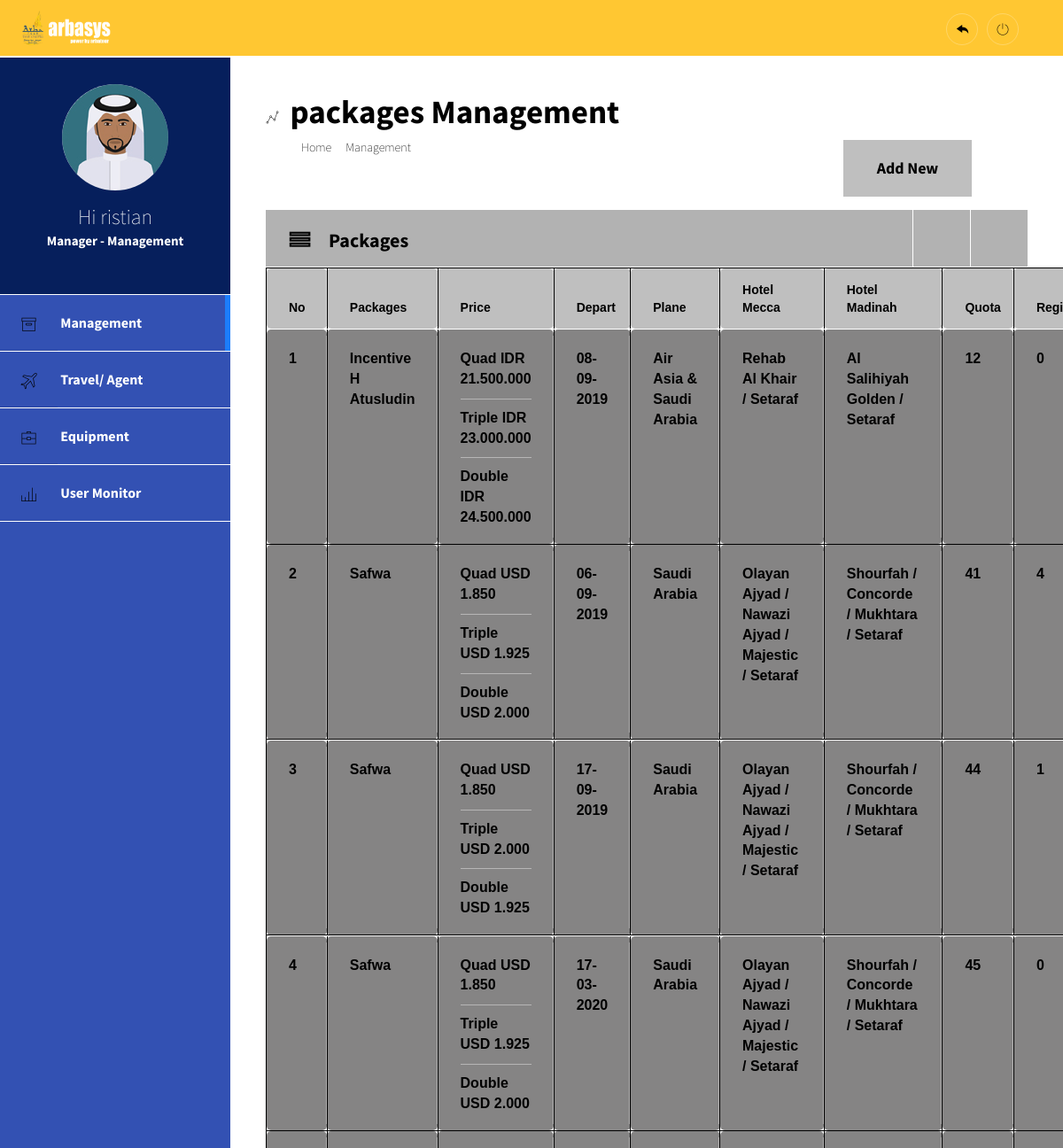
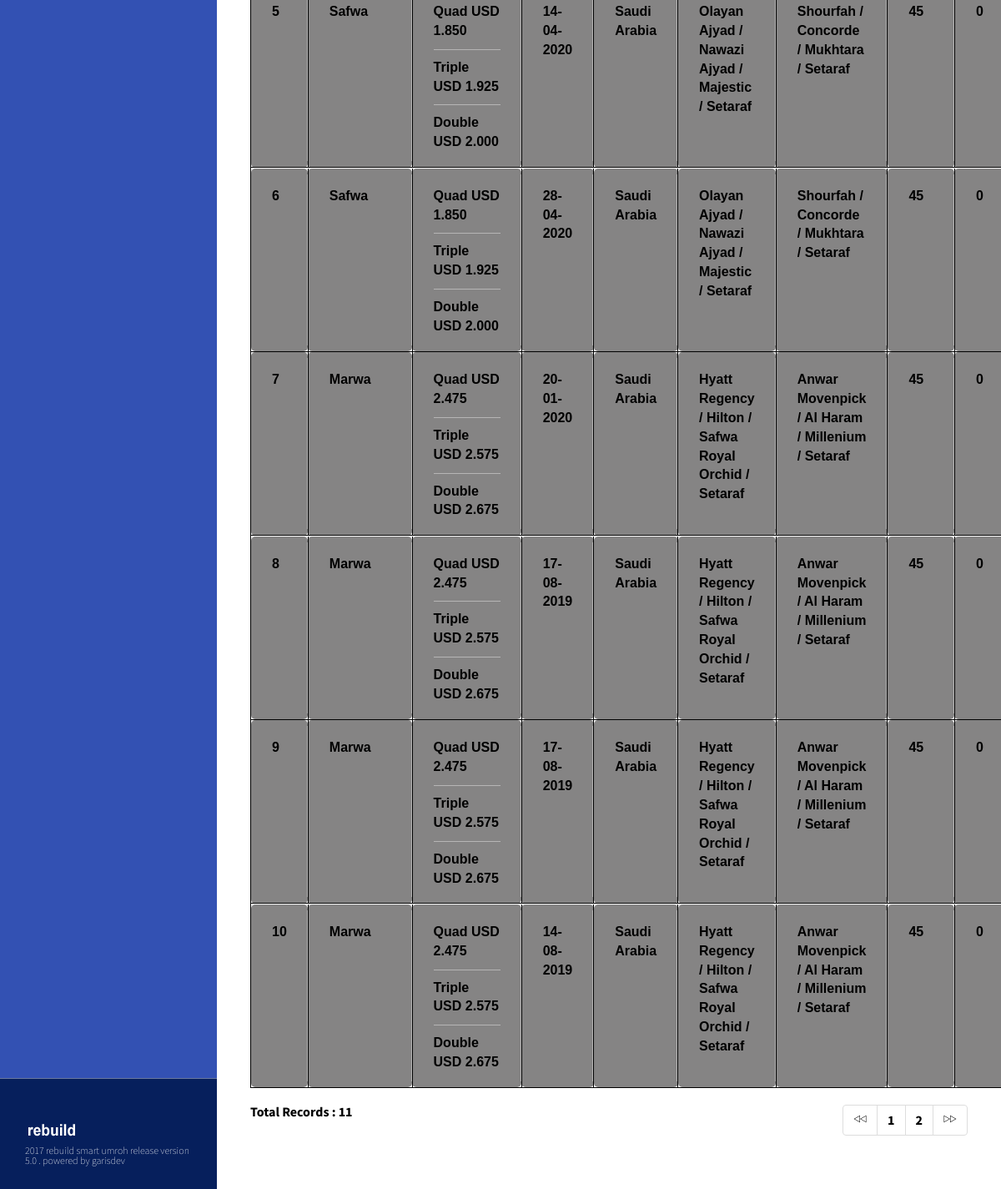
Page /modul/270/packages.php (signed in) on the committed database (2 pictures, top to bottom).
### tables this page shows
CREATE TABLE `paket_umroh` (
  `kd_umroh` int(10) NOT NULL,
  `nama_paket` varchar(100) NOT NULL,
  `desc_umroh` varchar(100) NOT NULL,
  `hari_umroh` int(10) NOT NULL,
  `depart_umroh` date NOT NULL,
  `arrival_umroh` date DEFAULT NULL,
  `hotel_umroh_mekkah` varchar(100) NOT NULL,
  `hotel_umroh_madinah` varchar(100) NOT NULL,
  `pesawat_umroh` varchar(100) NOT NULL,
  `currency` varchar(20) NOT NULL,
  `harga_umroh` varchar(100) DEFAULT NULL,
  `harga_triple` varchar(100) DEFAULT NULL,
  `harga_double` varchar(100) DEFAULT NULL,
  `harga_perlengkapan` varchar(100) NOT NULL,
  `kuota` int(10) NOT NULL,
  `itinenary` varchar(200) NOT NULL,
  `daftar` int(10) NOT NULL,
  `keterangan` text NOT NULL
);

### library/inc.library.php (called while the page is built, shortened)
<?php
function IndonesiaTgl($tanggal){
	$tgl=substr($tanggal,8,2);
	$bln=substr($tanggal,5,2);
	$thn=substr($tanggal,0,4);
	$tanggal="$tgl-$bln-$thn";
	return $tanggal;
}
function format_angka($angka) {
	$hasil =  number_format($angka,0, ",",".");
	return $hasil;
}
?>

### modul/270/packages.php (the view, shortened to what this page needs)
<!DOCTYPE html>
<?php
include_once "../library/inc.library.php";
require('../config/travel-config.php');
$row = 10;
$hal = isset($_GET['hal']) ? $_GET['hal'] : 0;
$pageSql = "SELECT * FROM paket_umroh";
$pageQry = mysql_query($pageSql, $Link) or die ("error paging: ".mysql_error());
$jml   = mysql_num_rows($pageQry);
$max   = ceil($jml/$row);
?>
<html>
<head>
    <link rel="stylesheet" type="text/css" href="../css/bootstrap.min.css">
    <link rel="stylesheet" type="text/css" href="../css/main.min.css">
    <link rel="stylesheet" type="text/css" href="../css/pe-icon-7-filled.css">
    <link rel="stylesheet" type="text/css" href="../css/pe-icon-7-stroke.css">
</head>
<body>
    <?php include "menu.php"; ?>
<section class="content">
      <header class = "main-header">
        <div class="main-header__nav">
              <h1 class="main-header__title">
                <i class="pe-7s-graph1"></i>
              <span>packages Management</span>
              </h1>
             <ul class="main-header__breadcrumb">
              <li><a href ="#" onclick="window.location='#';">Home</a></li>
                 <a href ="?page=270" onclick="window.location='?page=270';">Management</a>
               </ul>
           </div>
              <div class="main-header__pojok">
          <button onclick="window.location='?page=Packages_Add';">Add New</button>
             </div>
      </header>
<div class = "row">
          <div class="col-md-12">
            <article class="widget">
              <header class="widget__header">
                <div class="widget__title">
                  <i class="pe-7s-menu"></i><h3>Packages</h3>
                </div>
                <div class="widget__config">
                  <a href="#"><i class=""></i></a>
                  <a href="#"><i class=""></i></a>
                </div>
              </header>
              <div class="widget__content ">
                <table class="table table-striped media-table" style="width: 100%" >
                  <thead>
                    <tr>
                      <th style="width:1px">No </th>
                      <th width="">Packages</th>
                      <th width="">Price </th>
                      <th >Depart</th>
                      <th >Plane</th>
                      <th width="70px">Hotel Mecca</th>
                      <th width="70px">Hotel Madinah</th>
                      <th width="10px">Quota</th>
                      <th width="10px">Register</th>
                    </tr>
                  </thead>
                  <tbody>
  <?php
  $mySql  = "SELECT * FROM paket_umroh ORDER BY `kd_umroh` ASC LIMIT $hal, $row";
  $myQry  = mysql_query($mySql, $Link)  or die ("Query  salah : ".mysql_error());
  $nomor  = 0;
  while ($myData = mysql_fetch_array($myQry)) {
    $nomor++;
  ?>
              <tr class="spacer"></tr>
              <tr>
              <td>
              <font><p> <?php echo $nomor; ?></p></font>
                </td>
               <td>
                <p> <?php echo $myData['nama_paket']; ?></p>
                 <p> <?php echo $myData['desc_umroh']; ?></p>
               </td>
                <td>
              <p>  Quad <?php echo $myData['currency']; ?> <?php  echo format_angka($myData['harga_umroh']); ?></p><hr>
                  <p>  Triple <?php echo $myData['currency']; ?> <?php  echo format_angka($myData['harga_triple']); ?></p><hr>
                  <p>Double <?php echo $myData['currency']; ?> <?php  echo format_angka($myData['harga_double']); ?></p>
               </td>
                      <td>
                      <font><p><?php echo IndonesiaTgl($myData['depart_umroh']); ?></p></font>
                      </td>
                       <td>
                      <font><p><?php echo $myData['pesawat_umroh']; ?></p></font>
                      </td>
                      <td>
                      <font><p><?php echo $myData['hotel_umroh_mekkah']; ?></p></font>
                      </td>
                      <td>
                      <font><p><?php echo $myData['hotel_umroh_madinah']; ?></p></font>
                      </td>
                     <td>
                      <font><p><?php echo $myData['kuota']; ?></p></font>
                      </td>
                    <td>
                      <font><p><?php echo $myData['daftar']; ?></p></font>
                      </td>
                    </tr>
      <?php } ?>
                  </tbody>
                </table>
       <ul class="pagination pull-left no-margin">
<li class="" >
<strong style="font-weight: bold;">Total Records :</strong>
                                <?php echo $jml; ?>
</ul>
<?php
    $prev = $hal - $row;
    if ($prev <= -$row) { $prev = 0;}
    $next = $hal + $row;
?>
    <ul class="pagination pull-right no-margin">
      <li class="prev">
    <?php
    echo "
      <a href='?page=Packages&hal=$prev'>
      <i class='pe-7s-prev'></i>
      </a>";
      ?>
      </li>
    <li class="" >
      <?php
      for ($h = 1; $h <= $max; $h++) {
        $list[$h] = $row * $h - $row;
        echo " <a href='?page=Packages&hal=$list[$h]'>$h</a> ";
      }
      ?>
    </li>
    <li class="next">
        <?php
    echo "
      <a href='?page=Packages&hal=$next'>
      <i class='pe-7s-next'></i>
      </a>";
      ?>
    </li>
      </ul>
              </div>
            </article>
          </div>
        </div>
      <footer class="footer-brand">
          <?php include "footer.php"; ?>
      </footer>
    </section>
</body>
</html>
<?php
if(isset($_SESSION["role"])) {
  exit;
}
else {
  echo "<meta http-equiv='refresh' content='0; url=../modul/logout.php'>";
}
?>

### rows in the picture
paket_umroh: nama_paket "Incentive", desc_umroh "H Atusludin", currency "IDR", harga_umroh "21.500.000", harga_triple "23.000.000", harga_double "24.500.000", depart_umroh "08-09-2019", pesawat_umroh "Air Asia & Saudi Arabia", hotel_umroh_mekkah "Rehab Al Khair / Setaraf", hotel_umroh_madinah "Al Salihiyah Golden / Setaraf", kuota "12", daftar "0"
paket_umroh: nama_paket "Safwa", currency "USD", harga_umroh "1.850", harga_triple "1.925", harga_double "2.000", depart_umroh "06-09-2019", pesawat_umroh "Saudi Arabia", hotel_umroh_mekkah "Olayan Ajyad / Nawazi Ajyad / Majestic / Setaraf", hotel_umroh_madinah "Shourfah / Concorde / Mukhtara / Setaraf", kuota "41", daftar "4"
paket_umroh: nama_paket "Safwa", currency "USD", harga_umroh "1.850", harga_triple "2.000", harga_double "1.925", depart_umroh "17-09-2019", pesawat_umroh "Saudi Arabia", hotel_umroh_mekkah "Olayan Ajyad / Nawazi Ajyad / Majestic / Setaraf", hotel_umroh_madinah "Shourfah / Concorde / Mukhtara / Setaraf", kuota "44", daftar "1"
paket_umroh: nama_paket "Safwa", currency "USD", harga_umroh "1.850", harga_triple "1.925", harga_double "2.000", depart_umroh "17-03-2020", pesawat_umroh "Saudi Arabia", hotel_umroh_mekkah "Olayan Ajyad / Nawazi Ajyad / Majestic / Setaraf", hotel_umroh_madinah "Shourfah / Concorde / Mukhtara / Setaraf", kuota "45", daftar "0"
paket_umroh: nama_paket "Safwa", currency "USD", harga_umroh "1.850", harga_triple "1.925", harga_double "2.000", depart_umroh "14-04-2020", pesawat_umroh "Saudi Arabia", hotel_umroh_mekkah "Olayan Ajyad / Nawazi Ajyad / Majestic / Setaraf", hotel_umroh_madinah "Shourfah / Concorde / Mukhtara / Setaraf", kuota "45", daftar "0"
paket_umroh: nama_paket "Safwa", currency "USD", harga_umroh "1.850", harga_triple "1.925", harga_double "2.000", depart_umroh "28-04-2020", pesawat_umroh "Saudi Arabia", hotel_umroh_mekkah "Olayan Ajyad / Nawazi Ajyad / Majestic / Setaraf", hotel_umroh_madinah "Shourfah / Concorde / Mukhtara / Setaraf", kuota "45", daftar "0"
paket_umroh: nama_paket "Marwa", currency "USD", harga_umroh "2.475", harga_triple "2.575", harga_double "2.675", depart_umroh "20-01-2020", pesawat_umroh "Saudi Arabia", hotel_umroh_mekkah "Hyatt Regency / Hilton / Safwa Royal Orchid / Setaraf", hotel_umroh_madinah "Anwar Movenpick / Al Haram / Millenium / Setaraf", kuota "45", daftar "0"
paket_umroh: nama_paket "Marwa", currency "USD", harga_umroh "2.475", harga_triple "2.575", harga_double "2.675", depart_umroh "17-08-2019", pesawat_umroh "Saudi Arabia", hotel_umroh_mekkah "Hyatt Regency / Hilton / Safwa Royal Orchid / Setaraf", hotel_umroh_madinah "Anwar Movenpick / Al Haram / Millenium / Setaraf", kuota "45", daftar "0"
paket_umroh: nama_paket "Marwa", currency "USD", harga_umroh "2.475", harga_triple "2.575", harga_double "2.675", depart_umroh "17-08-2019", pesawat_umroh "Saudi Arabia", hotel_umroh_mekkah "Hyatt Regency / Hilton / Safwa Royal Orchid / Setaraf", hotel_umroh_madinah "Anwar Movenpick / Al Haram / Millenium / Setaraf", kuota "45", daftar "0"
paket_umroh: nama_paket "Marwa", currency "USD", harga_umroh "2.475", harga_triple "2.575", harga_double "2.675", depart_umroh "14-08-2019", pesawat_umroh "Saudi Arabia", hotel_umroh_mekkah "Hyatt Regency / Hilton / Safwa Royal Orchid / Setaraf", hotel_umroh_madinah "Anwar Movenpick / Al Haram / Millenium / Setaraf", kuota "45", daftar "0"

### other values in the picture
$_SESSION['FirstName'] "ristian"
$jml "11"
